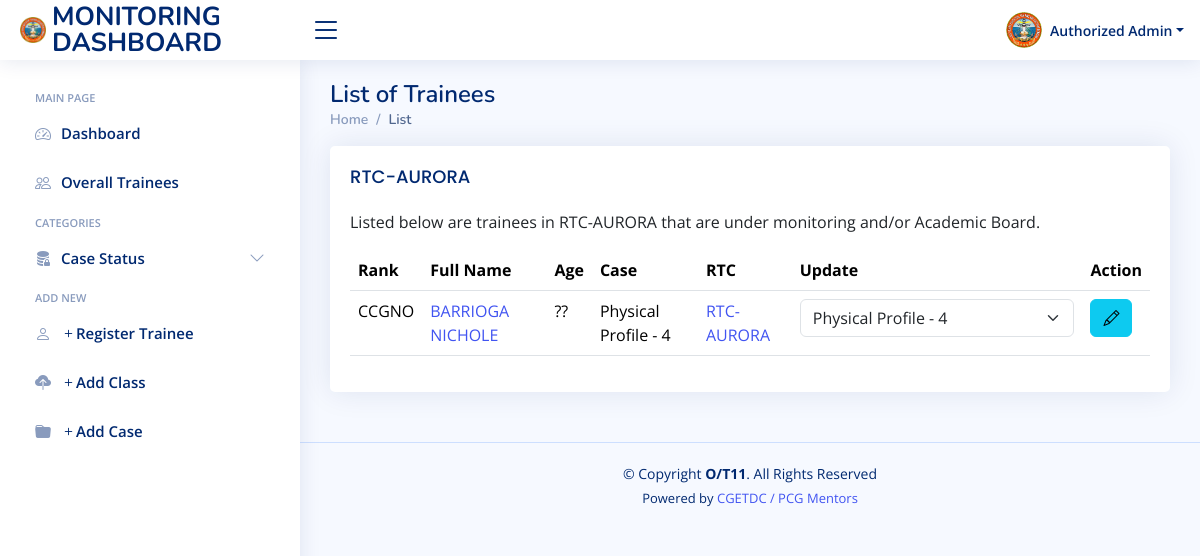
The app's page /thrurtc.php?rtc=1&r=RTC-AURORA with its own data.
### tables this page shows
CREATE TABLE `list` (
  `id` int(11) NOT NULL,
  `date` timestamp NOT NULL DEFAULT current_timestamp(),
  `rank` varchar(5) DEFAULT NULL,
  `fullname` varchar(29) DEFAULT NULL,
  `class` int(2) DEFAULT NULL,
  `age` varchar(10) DEFAULT NULL,
  `rtc` int(1) DEFAULT NULL,
  `acadsess` varchar(47) DEFAULT NULL,
  `nature_termi` varchar(27) DEFAULT NULL,
  `remarks` varchar(658) DEFAULT NULL,
  `date_endorsed` varchar(17) DEFAULT NULL,
  `reso` varchar(68) DEFAULT NULL,
  `status` varchar(86) DEFAULT NULL,
  `year` varchar(35) DEFAULT NULL,
  `so` varchar(76) DEFAULT NULL,
  `mr` varchar(10) DEFAULT NULL,
  `is_terminated` varchar(10) DEFAULT NULL
);

CREATE TABLE `hatol` (
  `id` int(11) NOT NULL,
  `stat` text NOT NULL,
  `degree` int(1) NOT NULL
);

CREATE TABLE `rtc` (
  `id` int(11) NOT NULL,
  `rtc_name` text NOT NULL,
  `logo` text NOT NULL,
  `rtc_short` text NOT NULL,
  `rtc_dir` text NOT NULL,
  `rtc_acd` text NOT NULL,
  `uname` text NOT NULL,
  `pword` text NOT NULL,
  `is_active` text NOT NULL,
  `is_female` int(1) NOT NULL
);

### thrurtc.php (the view, shortened to what this page needs)
<!DOCTYPE html>
<html lang="en">
<?php
require("db/conn.php");
    require('head.php');
  ?>
<head>
</head>
<body>
  <?php
    require('header.php');
  ?>
<?php
    require('sidebar.php');
  ?>
  <main id="main" class="toggle-sidebar">
    <div class="pagetitle">
      <h1>List of Trainees</h1>
      <nav>
        <ol class="breadcrumb">
          <li class="breadcrumb-item"><a href="home.php">Home</a></li>
          <li class="breadcrumb-item active">List</li>
        </ol>
      </nav>
    </div>
    <section class="section home">
      <div class="row">
        <div class="col-lg-12">
          <div class="card">
            <div class="card-body">
              <h5 class="card-title"><?=$_GET['r']?></h5>
              <p>Listed below are trainees in <?=$_GET['r']?> that are under monitoring and/or Academic Board.</p>
              <table class="table datatable">
                <thead>
                  <tr>
                    <th>Rank</th>
                    <th>Full Name</th>
                    <th>Age</th>
                    <th>Case</th>
                    <th>RTC</th>
                    <th>Update</th>
                    <th>Action</th>
                  </tr>
                </thead>
                <tbody>
                  <?php
                    $get_trainees = mysqli_query($db,"select * from list WHERE rtc=$_GET[rtc] AND nature_termi != 0");
                            if(mysqli_num_rows($get_trainees)>= 1){
                              $age = "??";
                              while($rows2=mysqli_fetch_array($get_trainees)){
                              ?>
                      <tr>
                        <td><?=$rows2['rank']?></td>
                        <td><a href="tprofile.php?id=<?=$rows2['id']?>"><?=$rows2['fullname']?></a></td>
                        <td><?=$age?></td>
                        <?php
                        $x4 = "";
                          $status = mysqli_query($db,"select * from hatol WHERE id=$rows2[nature_termi]");
                          if($status){
                            $result4 = $status->fetch_assoc();
                            $x4 = $result4['stat'];
                          }
                          else {
                            $x4 = $rows2['nature_termi'];
                          }
                        ?>
                        <td><?=$x4?></td>
                        <?php
                          $query2 = mysqli_query($db,"select * from rtc WHERE id=$rows2[rtc]");
                          $result3 = $query2->fetch_assoc();
                          $x3 = $result3['rtc_short'];
                        ?>
                        <td><a href="thrurtc.php?rtc=<?=$rows2['rtc']?>&r=<?=$x3?>"><?=$x3?></a></td>
                        <td>
                            <select class="form-select" id="aa<?=$rows2['id']?>" required>
                            <?php
                            $get_hatol = mysqli_query($db,"select * from hatol");
                              if(mysqli_num_rows($get_hatol)>= 1){
                                $selected = "";
                              while($hatol=mysqli_fetch_array($get_hatol)){
                                if($rows2['nature_termi'] == $hatol['id']){
                                    $selected = "selected";
                                }
                                ?>
                                  <option value="<?=$hatol['id']?>" <?=$selected?>><?=$hatol['stat']?></option>
                              <?php
                                $selected = "";
                                }
                              }
                              ?>
                            </select>
                        </td>
                        <td><button id="<?=$rows2['id']?>" value="<?=$rows2['id']?>" class="opns bi bi-pencil btn btn-info"></button></td>
                      </tr>
                  <?php
                        }
                      }
                      else { ?>
                        <tr>
                        <td colspan="5"><center><b>No Entries Found</b></center></td>
                      </tr>
                      <?php
                      }
                  ?>
                </tbody>
              </table>
            </div>
          </div>
        </div>
      </div>
    </section>
  </main>
  <?php
    require('footer.php');
  ?>
</body>
</html>

### assets/css/style.css (style rules this page uses)
:root { scroll-behavior: smooth; }
body { font-family: "Open Sans", sans-serif; background: #f6f9ff; color: #444444; }
a { color: #4154f1; text-decoration: none; }
h1, h2, h3, h4, h5, h6 { font-family: "Nunito", sans-serif; }
#main { margin-top: 60px; padding: 20px 30px; transition: all 0.3s; }
.pagetitle { margin-bottom: 10px; }
.pagetitle h1 { font-size: 24px; margin-bottom: 0; font-weight: 600; color: #012970; }
.card { margin-bottom: 30px; border: none; border-radius: 5px; box-shadow: 0px 0 30px rgba(1, 41, 112, 0.1); }
.card-title { padding: 20px 0 15px 0; font-size: 18px; font-weight: 500; color: #012970; font-family: "Poppins", sans-serif; }
.card-body { padding: 0 20px 20px 20px; }
.breadcrumb { font-size: 14px; font-family: "Nunito", sans-serif; color: #899bbd; font-weight: 600; }
.breadcrumb a { color: #899bbd; transition: 0.3s; }
.breadcrumb .breadcrumb-item::before { color: #899bbd; }
.breadcrumb .active { color: #51678f; font-weight: 600; }
@media (min-width: 1200px) { #main, #footer { margin-left: 300px; } }

### records on screen
list: rank "CCGNO", fullname "BARRIOGA NICHOLE", hatol.stat "Physical Profile - 4", rtc.rtc_short "RTC-AURORA", $rows2['id'] 16 (drawn)

### other values on screen
$_GET['r'] "RTC-AURORA"
form field value "Physical Profile - 4"
